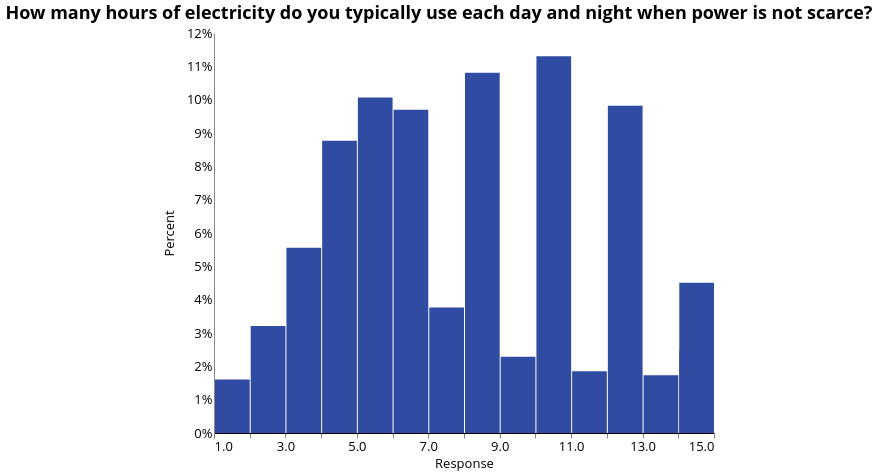

Write the Vega-Lite specification saved for this chart.
### Vega-Lite specification from a JSON file in a GitHub repository (floating-point values rounded to 4 significant figures; data arrays with more than 128 entries replaced by an {"elided": "..."} marker saying what was removed)
{"width": 500, "height": 400, "config": {"title": {"fontSize": 18, "font": "Open Sans", "anchor": "center", "fontColor": "#000000"}, "axisX": {"domain": true, "domainColor": "#000000", "grid": false, "labelFont": "Open Sans", "labelFontSize": 13, "titleFont": "Open Sans", "titleFontSize": 13, "titleFontWeight": "normal", "title": "X Axis Title (units)"}, "axisY": {"domain": true, "grid": false, "gridColor": "#DEDDDD", "gridWidth": 1, "labelFont": "Open Sans", "labelFontSize": 13, "labelAngle": 0, "ticks": false, "titleFont": "Open Sans", "titleFontSize": 13, "titleFontWeight": "normal", "titlePadding": 10, "title": "Y Axis Title (units)"}, "range": {"category": ["#2980B9", "#003366", "#FFAE19", "#FF4500", "#438B28", "#45B39D", "#99ADC1", "#212F3C"]}, "legend": {"labelFont": "Open Sans", "labelFontSize": 13, "symbolType": "square", "symbolSize": 100, "titleFont": "Open Sans", "titleFontSize": 13, "titleFontWeight": "normal", "title": "Legend", "orient": "right", "offset": 0}, "tooltip": {"font": "Open Sans"}, "view": {"stroke": "transparent", "text": {"font": "Open Sans", "color": ["#2980B9", "#003366", "#FFAE19", "#FF4500", "#438B28", "#45B39D", "#99ADC1", "#212F3C"], "fontSize": 13, "align": "right", "fontWeight": 400, "size": 13}, "bar": {"size": 40, "binSpacing": 1, "continuousBandSize": 30, "discreteBandSize": 30, "fill": ["#2980B9", "#003366", "#FFAE19", "#FF4500", "#438B28", "#45B39D", "#99ADC1", "#212F3C"], "stroke": false}}}, "data": {"name": "data-314aecdf82638546b07f591b484d19cf"}, "mark": {"type": "bar", "color": "#304ca2"}, "encoding": {"tooltip": [{"type": "nominal", "field": "c_30b", "title": "Response (Binned)"}, {"type": "quantitative", "aggregate": "sum", "field": "pct", "format": ".2%", "title": "Percentage"}], "x": {"type": "quantitative", "axis": {"title": "Response"}, "bin": {"extent": [1, 15], "step": 1}, "field": "c_30b", "scale": {"clamp": true, "domain": [1, 15]}}, "y": {"type": "quantitative", "aggregate": "sum", "axis": {"format": "%"}, "field": "pct", "title": "Percent"}}, "selection": {"selector007": {"type": "single", "fields": ["locality"], "bind": {"input": "select", "options": [null, 0, 1], "labels": ["National", "Urban", "Rural"], "name": "Locality Breakdown  "}}, "selector008": {"type": "single", "fields": ["elc_aggr_tier"], "bind": {"input": "select", "options": [null, "Tier 0", "Tier 1", "Tier 2", "Tier 3", "Tier 4", "Tier 5"], "labels": ["All Tiers", "Tier 0", "Tier 1", "Tier 2", "Tier 3", "Tier 4", "Tier 5"], "name": "Tiers  "}}}, "title": {"text": ["How many hours of electricity do you typically use each day and night when power is not scarce?"], "color": "black", "subtitleColor": "black"}, "transform": [{"joinaggregate": [{"op": "count", "field": "*", "as": "total"}]}, {"calculate": "1 / datum.total", "as": "pct"}, {"bin": {"maxbins": 20}, "field": "m", "as": "mbin"}, {"filter": {"selection": "selector007"}}, {"filter": {"selection": "selector008"}}], "$schema": "https://vega.github.io/schema/vega-lite/v4.8.1.json", "datasets": {"data-314aecdf82638546b07f591b484d19cf": {"elided": "1619 records"}}}
